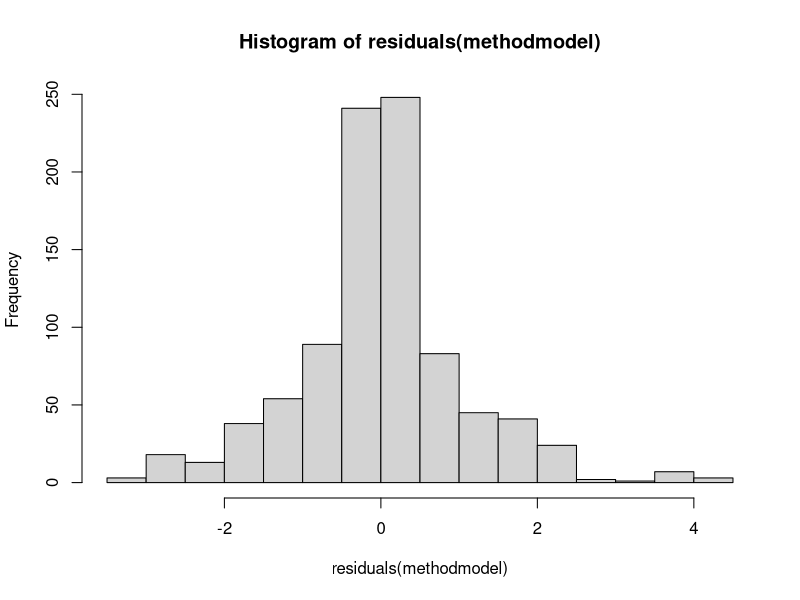
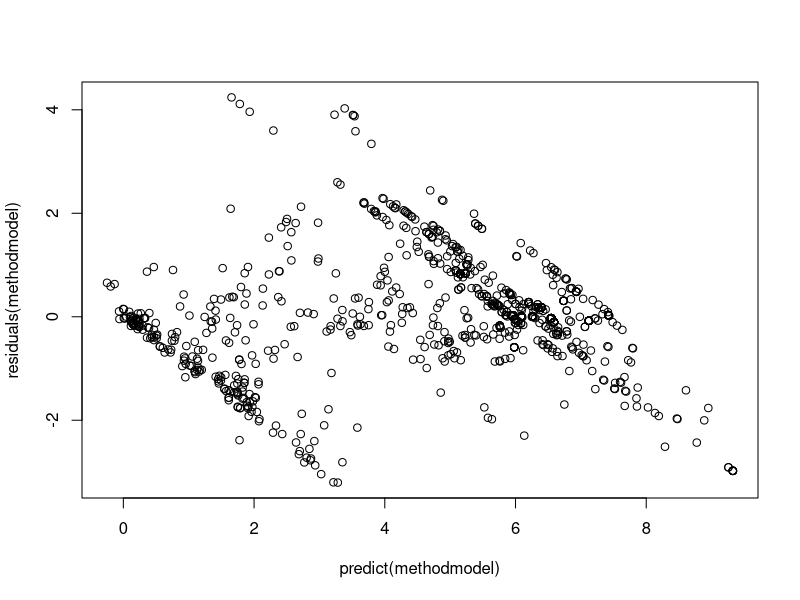

Here is the R script that generated these plots, in order: (Note: this script raises an error after producing the figures.)
## ---- chunk 1
knitr::opts_chunk$set(echo = TRUE)
library(knitr)
library(tidyverse)
library(dplyr)
library(lubridate)
library(ggplot2)
library(lme4)
library(lmerTest)
library(emmeans)
library(pbkrtest)
thermo <- read.csv("thermoduricdata_R.csv")
thermo$Strain<- as.factor(thermo$Strain)
thermo$Genera<- as.factor(thermo$Genera)
thermo$HeatTrt<- as.factor(thermo$HeatTrt)
thermo$IncubationTime<- as.factor(thermo$IncubationTime)
thermo$MediaType[thermo$MediaType=="SPC"]<- "SMA"
thermo$Genera[thermo$Genera=="corynebacterium"]<- "Corynebacterium"
thermo$MediaType<- as.factor(thermo$MediaType)
thermo$Comeup.Time.seconds<-period_to_seconds(ms(paste("0",thermo$Comeup.Time,sep="")))
## ---- chunk 2
thermo<-droplevels(thermo)
thermo$MediaType<-relevel(thermo$MediaType,ref= "SMA")

thermo$Genera<-relevel(thermo$Genera, ref = "Microbacterium")

thermo$IncubationTime<-relevel(thermo$IncubationTime, ref = "48")

## ---- chunk 3
thermo$log.reduction<- log10(thermo$Startingconc+1)-log10(thermo$Countcfu+1)
thermo$Beaker<- paste(thermo$Strain, thermo$HeatTrt, sep = "-")
## ---- chunk 4
methodmodel<-lmer(log.reduction~Genera*HeatTrt*IncubationTime*MediaType+(1|Strain)+(1|Beaker), data=thermo)
summary(methodmodel)
anova(methodmodel)
hist(residuals(methodmodel))
plot(predict(methodmodel), residuals(methodmodel))
## ---- chunk 5
thermo_filtered <- subset(thermo, IncubationTime == "48" & MediaType == "SMA")

figure2<- ggplot(thermo_filtered, aes(x = Genera, y = log.reduction)) + 
  geom_boxplot(outlier.shape = NA) +  # Remove outliers
  geom_jitter(aes(color = HeatTrt), position = position_jitter(width = 0.2), size = 2) +
  labs(y = "Reduction in Cell Count (log CFU/mL)", x = "Genera") +
  theme(axis.text.x = element_text(face = 'italic'))
figure_box2
ggsave("figure2.png", plot = figure2, width = 10, height = 6, dpi = 300)

## ---- chunk 6
pairs(emmeans(methodmodel,~IncubationTime))
pairs(emmeans(methodmodel,~IncubationTime|Genera, CIs=TRUE))
pairs(emmeans(methodmodel, ~MediaType))
pairs(emmeans(methodmodel,~MediaType|Genera, CIs=TRUE))
## ---- chunk 7
emmip(methodmodel, MediaType~IncubationTime|Genera, CIs=TRUE)
## ---- chunk 8
n=thermo%>% filter( ! (Genera%in% c("Macrococcus", "Corynebacterium", "Staphylococcus") | (IncubationTime == "24")))
n %>% view()
## ---- chunk 9
model2<- lmer(log.reduction~Genera*HeatTrt*IncubationTime*MediaType+(1|Strain)+(1|Beaker), data=n)
anova(model2)
pairs(emmeans(model2, ~HeatTrt))
pairs(emmeans(model2, ~IncubationTime))
pairs(emmeans(model2, ~MediaType))
pairs(emmeans(model2, ~MediaType|Genera))
emmip(model2, MediaType~IncubationTime|Genera, CIs=TRUE)
## ---- chunk 10
italic_labeller <- as_labeller(function(label) {
  paste0("italic('", label, "')")
}, default = label_parsed)


figure4 = emmip(model2, MediaType ~ IncubationTime | Genera, CIs = TRUE,
      ylab = "Reduction in Cell Count (log CFU/ml)",
      xlab = "Incubation Time (h)") +
  facet_wrap(
  ~ Genera, 
  labeller = italic_labeller)
figure4
ggsave("figure4.png", plot = figure4, dpi = 300)
## ---- chunk 11
# Install and load necessary packages
install.packages("officer")
install.packages("flextable")
library(officer)
library(flextable)

# Example ANOVA

anova_table <- summary(model2)

# Convert the ANOVA table to a data frame
anova_mod2 <- as.data.frame(anova(model2))

anova_mod2<- anova_mod2 %>% mutate_if(is.numeric, ~ round(., 2))

# Create a flextable from the data frame
anova_flextable <- flextable(anova_mod2)


# Create a Word document
doc <- read_docx()

# Add the flextable to the document
doc <- body_add_flextable(doc, value = anova_flextable)

# Save the document
print(doc, target = "ANOVA_table1.docx")
## ---- chunk 12
custom_labels <- c("A","B","C", "D")
figure5<- emmip(model2, ~HeatTrt, 
      CIs=TRUE,
      ylab = "Reduction in Cell Count (log CFU/mL)",
      xlab = expression("Heat Treatment")) +
  scale_x_discrete(labels = custom_labels)
ggsave("figure5.png", plot = figure5, dpi = 300)

## ---- chunk 13
supplementalFigure<- ggplot(thermo,aes(x=Genera, y=log.reduction, col=Genera, shape=IncubationTime)) + 
  geom_point() + 
   ylab("Reduction in Cell Count (log CFU/mL)") +
  facet_wrap(~paste(HeatTrt,MediaType,IncubationTime)) +
   theme(axis.text.x = element_blank()) +
  guides(color = guide_legend(title.theme = element_text(face = "plain"), 
                              label.theme = element_text(face = "italic")))
supplementalFigure
ggsave("supplementalFigure.png", height = 6, width = 8, units = "in", dpi = "retina")

## ---- chunk 14
z=thermo
z$IncubationTime<-relevel(z$IncubationTime, ref = "24")
z$MediaType<- relevel(z$MediaType, ref = "SMA")
z$IncubationTime
z$MediaType
zzomethodmodel<- lmer(log.reduction~Genera*HeatTrt*IncubationTime*MediaType+(1|Strain)+(1|Beaker), data=z)
anova(zzomethodmodel)
emmeans(zzomethodmodel,~IncubationTime|Genera + MediaType)
## ---- chunk 15
italic_labeller <- as_labeller(function(label) {
  paste0("italic('", label, "')")
}, default = label_parsed)

figure3<-emmip(zzomethodmodel, MediaType ~ IncubationTime | Genera, CIs = TRUE,
      ylab = "Reduction in Cell Count (log CFU/ml)",
      xlab = "Incubation Time (h)") +
  facet_wrap(
  ~ Genera, 
  labeller = italic_labeller
  )
figure3
  ggsave("figure3.png", plot = figure3, dpi = 300)
## ---- chunk 16
thermoresults<- subset(thermo, IncubationTime == "48")
